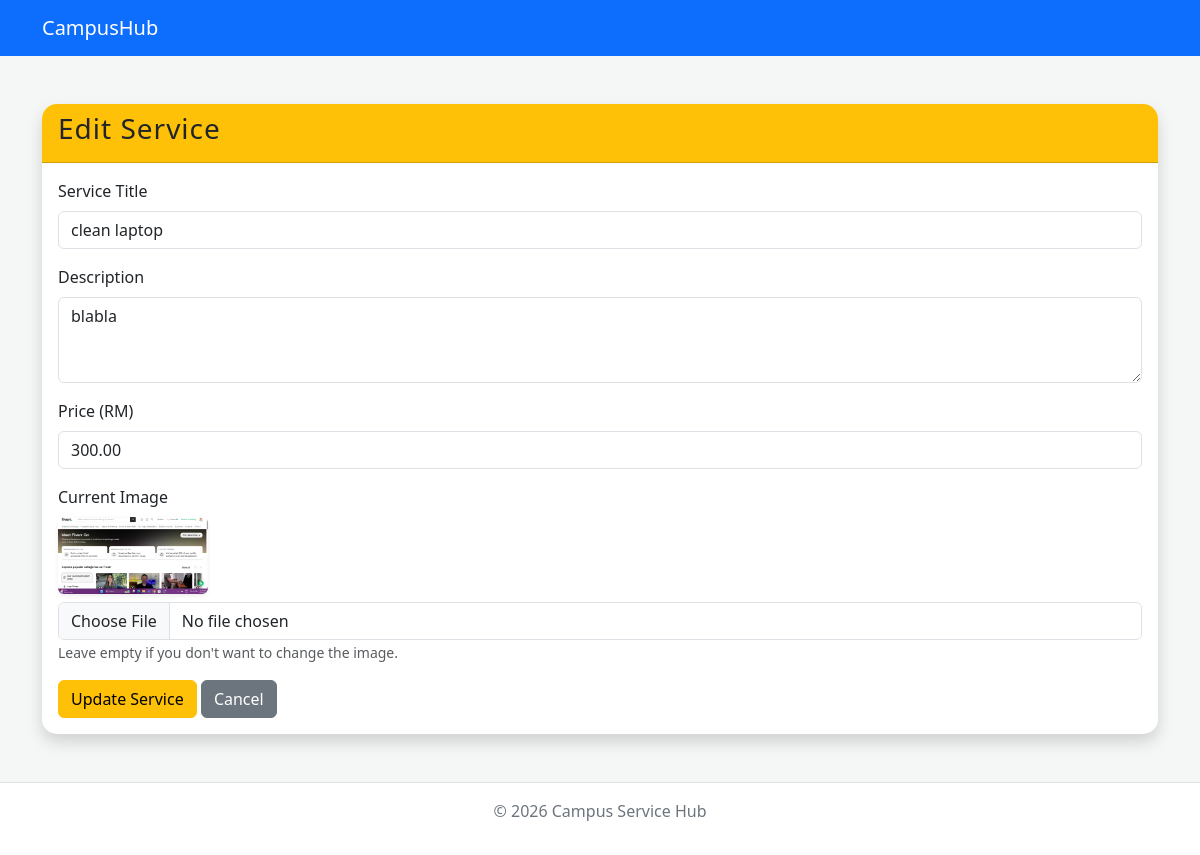
The app's page /edit_service.php?id=3 (signed in) with its own data.
### tables this page shows
CREATE TABLE `services` (
  `id` int(11) NOT NULL,
  `user_id` int(11) NOT NULL,
  `title` varchar(100) NOT NULL,
  `description` text NOT NULL,
  `price` decimal(10,2) NOT NULL,
  `image_path` varchar(255) DEFAULT NULL,
  `created_at` timestamp NOT NULL DEFAULT current_timestamp()
);

### edit_service.php (the view, shortened to what this page needs)
<?php
include 'db.php';
include 'header.php';
if (isset($_GET['id'])) {
    $id = $_GET['id'];
    $user_id = $_SESSION['user_id'];
    $role = $_SESSION['role'];
    if ($role == 'Admin') {
        $stmt = $conn->prepare("SELECT * FROM services WHERE id = ?");
        $stmt->bind_param("i", $id);
    } else {
        $stmt = $conn->prepare("SELECT * FROM services WHERE id = ? AND user_id = ?");
        $stmt->bind_param("ii", $id, $user_id);
    }
    $stmt->execute();
    $result = $stmt->get_result();
    $service = $result->fetch_assoc();
}
?>
<div class="container mt-5">
    <div class="card shadow">
        <div class="card-header bg-warning text-dark">
            <h3>Edit Service</h3>
        </div>
        <div class="card-body">
            <form action="edit_service.php" method="POST" enctype="multipart/form-data">
                <div class="mb-3">
                    <label class="form-label">Service Title</label>
                    <input type="text" name="title" class="form-control" value="<?php echo $service['title']; ?>" required>
                </div>
                <div class="mb-3">
                    <label class="form-label">Description</label>
                    <textarea name="description" class="form-control" rows="3" required><?php echo $service['description']; ?></textarea>
                </div>
                <div class="mb-3">
                    <label class="form-label">Price (RM)</label>
                    <input type="number" step="0.01" name="price" class="form-control" value="<?php echo $service['price']; ?>" required>
                </div>
                <div class="mb-3">
                    <label class="form-label">Current Image</label><br>
                    <img src="<?php echo $service['image_path']; ?>" width="150" class="mb-2 rounded shadow-sm">
                    <input type="file" name="service_image" class="form-control">
                    <small class="text-muted">Leave empty if you don't want to change the image.</small>
                </div>
                <button type="submit" name="update" class="btn btn-warning">Update Service</button>
                <a href="view_services.php" class="btn btn-secondary">Cancel</a>
            </form>
        </div>
    </div>
</div>
<?php include 'footer.php'; ?>

### style.css (style rules this page uses)
:root { --primary-color: #0056b3; --accent-color: #0056b3; }
body { background-color: #f4f7f6; font-family: 'Segoe UI', Tahoma, Geneva, Verdana, sans-serif; }
.card { border: none; border-radius: 15px; }
.card-header { border-radius: 15px 15px 0 0 !important; font-weight: bold; letter-spacing: 1px; }

### records on screen
services: title "clean laptop", description "blabla", price "300.00", image_path (picture)
